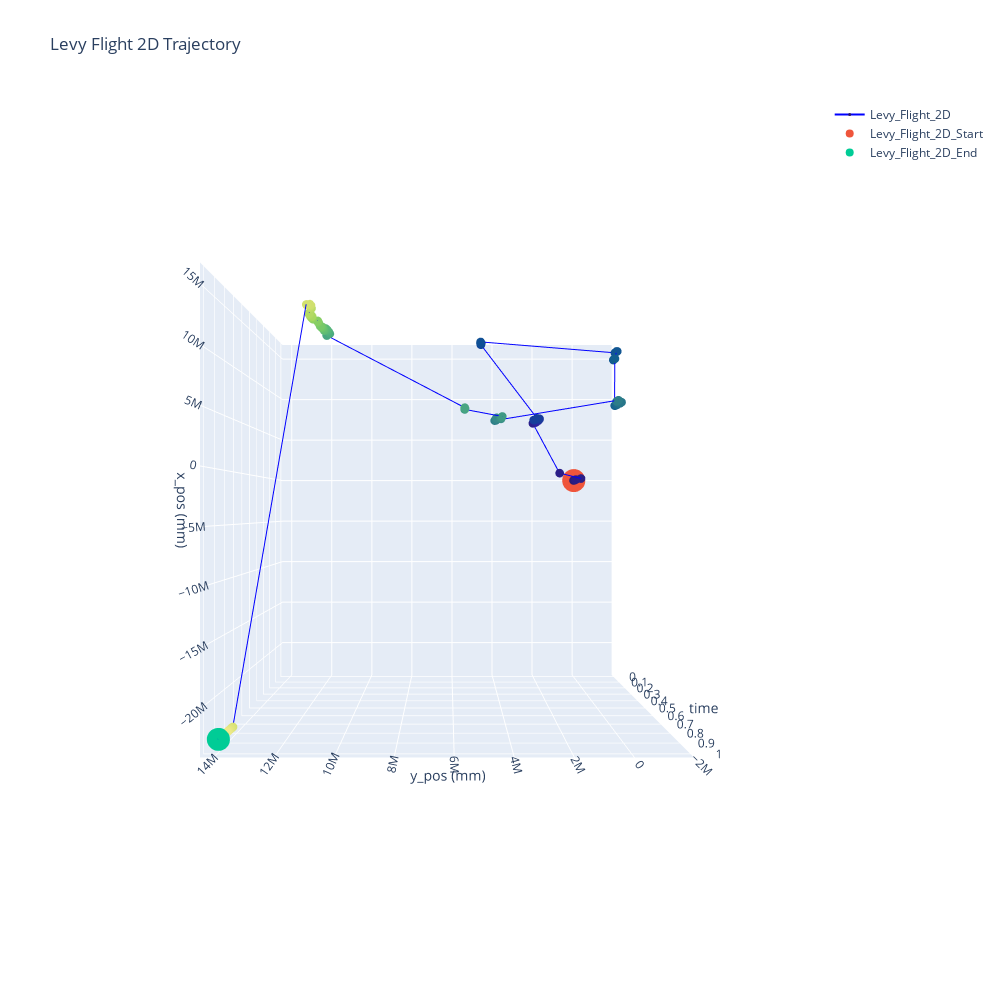

The notebook cell saved with this chart:
### Code cell
# Initial Params
n_steps = 5000
s_pos = [0,0]
levy_exp = 0.5
beta = 0

# Generate the plot figure
fig_levy_flight_3d = go.Figure()

# Call function to create the 3d plot  
plot_levy_trajectory(fig_levy_flight_3d, s_pos, n_steps, levy_exp, beta)
fig_levy_flight_3d.show()

### Figure 1 — Plotly figure (JSON) as saved in the notebook; plotly's stock layout.template omitted (floating-point values rounded to 4 significant figures; data arrays with more than 128 entries replaced by an {"elided": "..."} marker saying what was removed)
{"data": [{"line": {"color": "blue", "width": 2}, "marker": {"color": {"elided": "5000 float values"}, "colorscale": [[0, "rgb(41, 24, 107)"], [0.09091, "rgb(42, 35, 160)"], [0.1818, "rgb(15, 71, 153)"], [0.2727, "rgb(18, 95, 142)"], [0.3636, "rgb(38, 116, 137)"], [0.4545, "rgb(53, 136, 136)"], [0.5455, "rgb(65, 157, 133)"], [0.6364, "rgb(81, 178, 124)"], [0.7273, "rgb(111, 198, 107)"], [0.8182, "rgb(160, 214, 91)"], [0.9091, "rgb(212, 225, 112)"], [1, "rgb(253, 238, 153)"]], "size": 3}, "name": "Levy_Flight_2D", "showlegend": true, "type": "scatter3d", "x": {"elided": "5000 float values"}, "y": {"elided": "5000 float values"}, "z": {"elided": "5000 float values"}}, {"mode": "markers", "name": "Levy_Flight_2D_Start", "showlegend": true, "type": "scatter3d", "x": [0], "y": [0], "z": [0]}, {"mode": "markers", "name": "Levy_Flight_2D_End", "showlegend": true, "type": "scatter3d", "x": [-22760000.0], "y": [13980000.0], "z": [1]}], "layout": {"autosize": false, "height": 1000, "scene": {"camera": {"center": {"x": 0, "y": 0, "z": 0}, "eye": {"x": 0, "y": 0, "z": 2.5}}, "xaxis": {"title": {"text": "x_pos (mm)"}}, "yaxis": {"title": {"text": "y_pos (mm)"}}, "zaxis": {"nticks": 20, "title": {"text": "time"}}}, "title": {"text": "Levy Flight 2D Trajectory"}, "width": 1000}}
